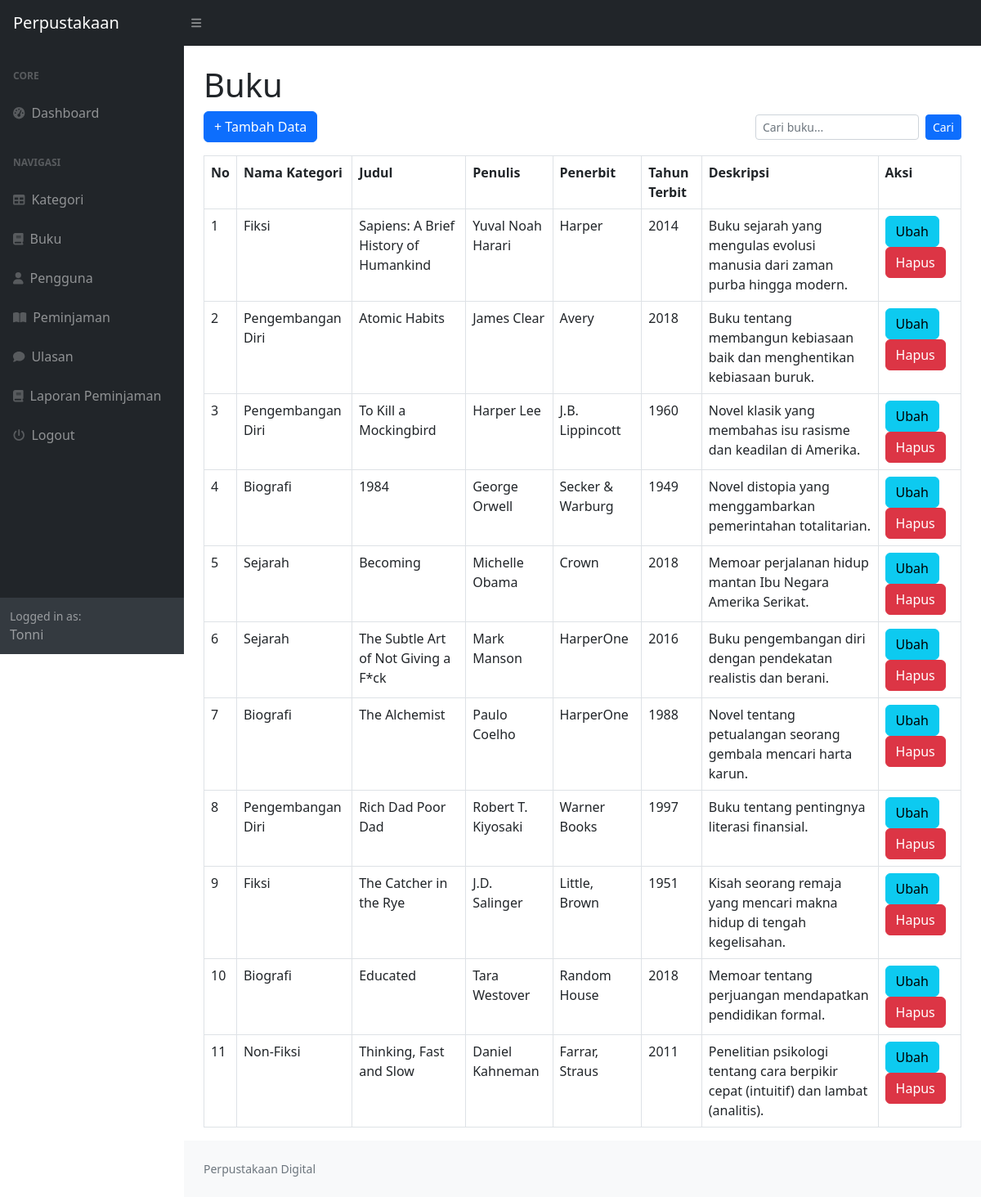
Page /index.php?page=buku (signed in) on the earlier database version.
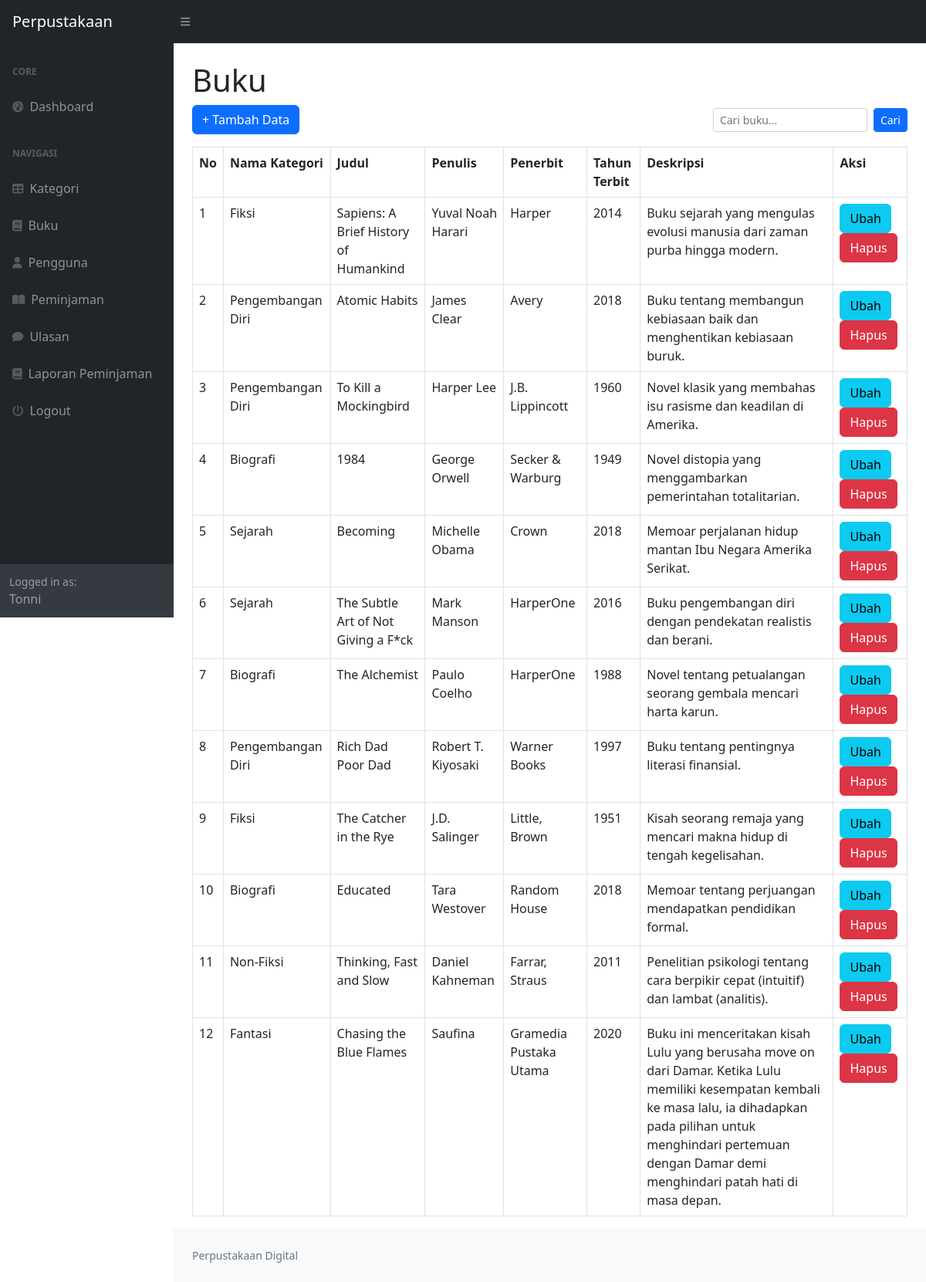
Same page on the later database version.
### tables this page shows
CREATE TABLE `buku` (
  `id_buku` int(11) NOT NULL,
  `id_kategori` int(11) DEFAULT NULL,
  `judul` varchar(255) DEFAULT NULL,
  `penulis` varchar(255) DEFAULT NULL,
  `penerbit` varchar(255) DEFAULT NULL,
  `tahun_terbit` varchar(255) DEFAULT NULL,
  `deskripsi` text DEFAULT NULL,
  `stok` int(11) NOT NULL DEFAULT 0,
  `cover` varchar(255) NOT NULL
);

CREATE TABLE `kategori` (
  `id_kategori` int(11) NOT NULL,
  `kategori` varchar(255) DEFAULT NULL
);

### buku.php (the view, shortened to what this page needs)
<h1 class="mt-4">Buku</h1>
<div class="row">
    <div class="col-md-12">
        <div class="d-flex justify-content-between align-items-center mb-3">
            <?php
                if($_SESSION["user"]["level"] == "admin"){
            ?>
            <a href="?page=buku_tambah" class="btn btn-primary">+ Tambah Data</a>
            <?php
                }
            ?>
            <form method="GET" action="" class="d-flex align-items-center">
                <input type="text" name="cari" class="form-control form-control-sm" placeholder="Cari buku..." style="width: 200px;">
                <button type="submit" class="btn btn-primary btn-sm ms-2">Cari</button>
            </form>
        </div>
        <table class="table table-bordered" id="dataTable" width="100%" cellspacing="5">
            <tr>
                <th>No</th>
                <th>Nama Kategori</th>
                <th>Judul</th>
                <th>Penulis</th>
                <th>Penerbit</th>
                <th>Tahun Terbit</th>
                <th>Deskripsi</th>
                <?php
                    if($_SESSION["user"]["level"] == "admin"){
                ?>
                <th>Aksi</th>
                <?php
                    }
                ?>
            </tr>
            <?php
            $i = 1;
            $sql = "SELECT * FROM buku LEFT JOIN kategori ON buku.id_kategori = kategori.id_kategori";
            $query = mysqli_query($koneksi, $sql);
            while ($data = mysqli_fetch_array($query)) {
            ?>
                <tr>
                    <td><?php echo $i++ ?></td>
                    <td><?php echo $data['kategori']; ?></td>
                    <td><?php echo $data['judul']; ?></td>
                    <td><?php echo $data['penulis']; ?></td>
                    <td><?php echo $data['penerbit']; ?></td>
                    <td><?php echo $data['tahun_terbit']; ?></td>
                    <td><?php echo $data['deskripsi']; ?></td>
                    <?php
                        if($_SESSION["user"]["level"] == "admin"){
                    ?>
                    <td>
                        <a href="?page=buku_ubah&&id=<?php echo $data['id_buku']; ?>" class="btn btn-info">Ubah</a>
                        <a onclick="return confirm('Apakah Anda Akan menghapus data ini')" href="?page=buku_hapus&&id=<?php echo $data['id_buku']; ?>" class="btn btn-danger">Hapus</a>
                    </td>
                    <?php
                        }
                    ?>
                </tr>
            <?php
            }
            ?>
        </table>
    </div>
</div>

Differences in the rows shown:
added buku: id_kategori.kategori "Fantasi", judul "Chasing the Blue Flames", penulis "Saufina", penerbit "Gramedia Pustaka Utama", tahun_terbit "2020", deskripsi "Buku ini menceritakan kisah Lulu yang berusaha move on dari Damar. Ketika Lulu memiliki kesempatan kembali ke masa lalu, ia dihadapkan pada pilihan untuk menghindari pertemuan dengan Damar demi menghindari patah hati di masa depan."
